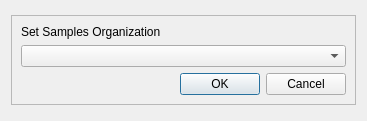
<?xml version="1.0" encoding="UTF-8"?>
<ui version="4.0">
 <class>Form</class>
 <widget class="QWidget" name="Form">
  <property name="geometry">
   <rect>
    <x>0</x>
    <y>0</y>
    <width>367</width>
    <height>121</height>
   </rect>
  </property>
  <property name="sizePolicy">
   <sizepolicy hsizetype="Preferred" vsizetype="Fixed">
    <horstretch>0</horstretch>
    <verstretch>0</verstretch>
   </sizepolicy>
  </property>
  <property name="windowTitle">
   <string>Form</string>
  </property>
  <layout class="QVBoxLayout" name="verticalLayout">
   <item>
    <widget class="QFrame" name="frame">
     <property name="sizePolicy">
      <sizepolicy hsizetype="Preferred" vsizetype="Fixed">
       <horstretch>0</horstretch>
       <verstretch>0</verstretch>
      </sizepolicy>
     </property>
     <property name="frameShape">
      <enum>QFrame::StyledPanel</enum>
     </property>
     <property name="frameShadow">
      <enum>QFrame::Raised</enum>
     </property>
     <layout class="QVBoxLayout" name="verticalLayout_2">
      <item>
       <widget class="QLabel" name="label">
        <property name="sizePolicy">
         <sizepolicy hsizetype="Preferred" vsizetype="Fixed">
          <horstretch>0</horstretch>
          <verstretch>0</verstretch>
         </sizepolicy>
        </property>
        <property name="text">
         <string>Set Samples Organization</string>
        </property>
       </widget>
      </item>
      <item>
       <widget class="QComboBox" name="comboBox"/>
      </item>
      <item>
       <widget class="QDialogButtonBox" name="buttonBox">
        <property name="standardButtons">
         <set>QDialogButtonBox::Cancel|QDialogButtonBox::Ok</set>
        </property>
       </widget>
      </item>
     </layout>
    </widget>
   </item>
  </layout>
 </widget>
 <resources/>
 <connections/>
</ui>
